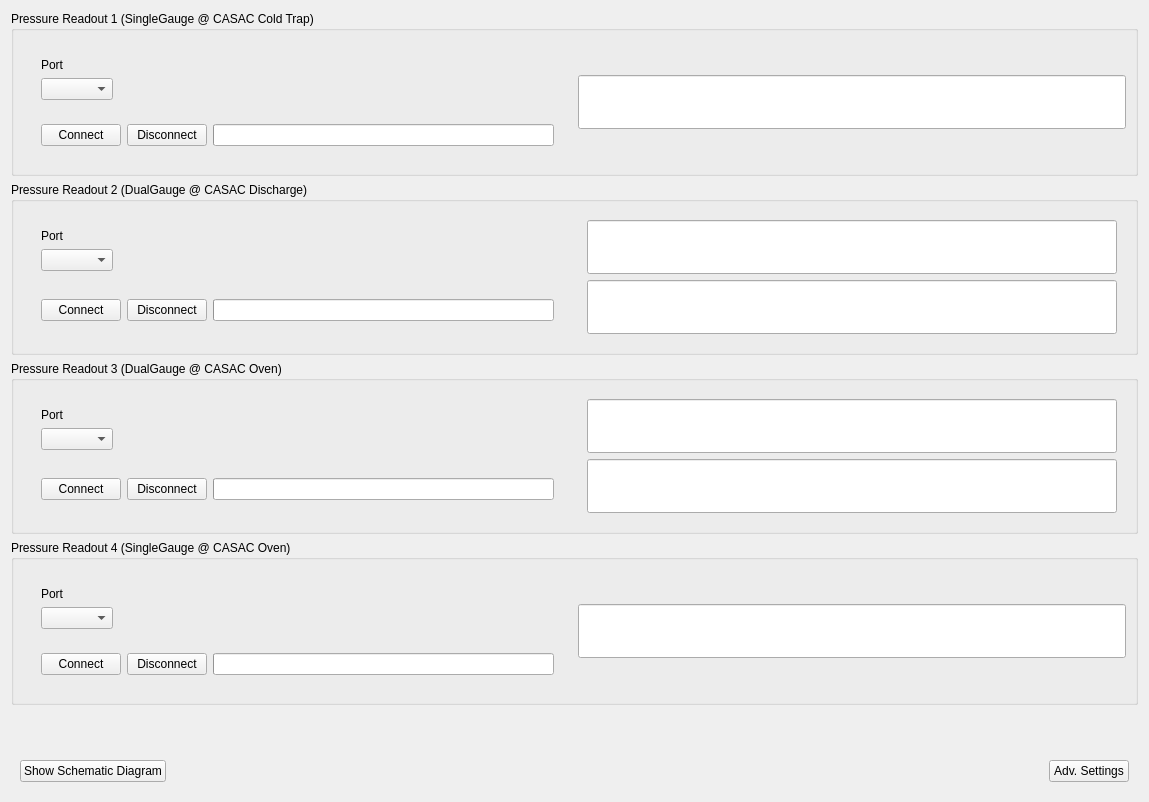
      <widget class="QWidget" name="tab_Pressure">
       <attribute name="title">
        <string>Pressures</string>
       </attribute>
       <attribute name="toolTip">
        <string>&lt;html&gt;&lt;head/&gt;&lt;body&gt;&lt;p&gt;&lt;span style=&quot; font-weight:600;&quot;&gt;CASAC GUI - Pressures&lt;/span&gt;&lt;/p&gt;&lt;p&gt;&lt;span style=&quot; font-style:italic;&quot;&gt;Usage&lt;/span&gt;:&lt;br/&gt;Connect/disconnect/view pressure readouts.&lt;/p&gt;&lt;p&gt;&lt;span style=&quot; font-style:italic;&quot;&gt;Keyboard Shortcuts&lt;/span&gt;:&lt;br/&gt;Escape - Exit the GUI&lt;br/&gt;Ctrl+PgDwn / Ctrl+Tab - Next tab&lt;br/&gt;Ctrl+PgUp / Ctrl+Shift+Tab - Previous tab&lt;/p&gt;&lt;p&gt;&lt;span style=&quot; font-style:italic;&quot;&gt;Mouse Shortcuts&lt;/span&gt;:&lt;br/&gt;(nothing special)&lt;/p&gt;&lt;/body&gt;&lt;/html&gt;</string>
       </attribute>
       <layout class="QVBoxLayout" name="verticalLayout_31">
        <item>
         <widget class="QGroupBox" name="group_PGauge1">
          <property name="title">
           <string>Pressure Readout 1 (SingleGauge @ CASAC Cold Trap)</string>
          </property>
          <layout class="QHBoxLayout" name="horizontalLayout_13">
           <item>
            <widget class="QFrame" name="frame_PGauge1Settings">
             <layout class="QVBoxLayout" name="verticalLayout_24">
              <item>
               <widget class="QFrame" name="frame_PGauge1ConnSettings">
                <layout class="QGridLayout" name="gridLayout_10">
                 <item row="0" column="0">
                  <widget class="QLabel" name="label_PGauge1Port">
                   <property name="text">
                    <string>Port</string>
                   </property>
                  </widget>
                 </item>
                 <item row="1" column="0">
                  <widget class="QComboBox" name="combo_PGauge1Port"/>
                 </item>
                 <item row="1" column="1">
                  <spacer name="horizontalSpacer_11">
                   <property name="orientation">
                    <enum>Qt::Horizontal</enum>
                   </property>
                   <property name="sizeHint" stdset="0">
                    <size>
                     <width>40</width>
                     <height>20</height>
                    </size>
                   </property>
                  </spacer>
                 </item>
                </layout>
               </widget>
              </item>
              <item>
               <widget class="QFrame" name="frame_PGauge1Connection">
                <layout class="QHBoxLayout" name="horizontalLayout_12">
                 <item>
                  <widget class="QPushButton" name="btn_PGauge1Connect">
                   <property name="text">
                    <string>Connect</string>
                   </property>
                  </widget>
                 </item>
                 <item>
                  <widget class="QPushButton" name="btn_PGauge1Disconnect">
                   <property name="text">
                    <string>Disconnect</string>
                   </property>
                  </widget>
                 </item>
                 <item>
                  <widget class="QProgressBar" name="pb_PGauge1Connection">
                   <property name="value">
                    <number>0</number>
                   </property>
                   <property name="textVisible">
                    <bool>false</bool>
                   </property>
                  </widget>
                 </item>
                </layout>
               </widget>
              </item>
             </layout>
            </widget>
           </item>
           <item>
            <widget class="QLineEdit" name="txt_PGauge1Reading">
             <property name="font">
              <font>
               <pointsize>30</pointsize>
              </font>
             </property>
             <property name="maxLength">
              <number>40</number>
             </property>
             <property name="readOnly">
              <bool>true</bool>
             </property>
            </widget>
           </item>
          </layout>
         </widget>
        </item>
        <item>
         <widget class="QGroupBox" name="group_PGauge2">
          <property name="title">
           <string>Pressure Readout 2 (DualGauge @ CASAC Discharge)</string>
          </property>
          <layout class="QHBoxLayout" name="horizontalLayout_14">
           <item>
            <widget class="QFrame" name="frame_PGauge2Settings">
             <layout class="QVBoxLayout" name="verticalLayout_25">
              <item>
               <widget class="QFrame" name="frame_PGauge2ConnSettings">
                <layout class="QGridLayout" name="gridLayout_11">
                 <item row="0" column="0">
                  <widget class="QLabel" name="label_PGauge2Port">
                   <property name="text">
                    <string>Port</string>
                   </property>
                  </widget>
                 </item>
                 <item row="1" column="0">
                  <widget class="QComboBox" name="combo_PGauge2Port"/>
                 </item>
                 <item row="1" column="1">
                  <spacer name="horizontalSpacer_12">
                   <property name="orientation">
                    <enum>Qt::Horizontal</enum>
                   </property>
                   <property name="sizeHint" stdset="0">
                    <size>
                     <width>40</width>
                     <height>20</height>
                    </size>
                   </property>
                  </spacer>
                 </item>
                </layout>
               </widget>
              </item>
              <item>
               <widget class="QFrame" name="frame_PGauge2Connection">
                <layout class="QHBoxLayout" name="horizontalLayout_15">
                 <item>
                  <widget class="QPushButton" name="btn_PGauge2Connect">
                   <property name="text">
                    <string>Connect</string>
                   </property>
                  </widget>
                 </item>
                 <item>
                  <widget class="QPushButton" name="btn_PGauge2Disconnect">
                   <property name="text">
                    <string>Disconnect</string>
                   </property>
                  </widget>
                 </item>
                 <item>
                  <widget class="QProgressBar" name="pb_PGauge2Connection">
                   <property name="value">
                    <number>0</number>
                   </property>
                   <property name="textVisible">
                    <bool>false</bool>
                   </property>
                  </widget>
                 </item>
                </layout>
               </widget>
              </item>
             </layout>
            </widget>
           </item>
           <item>
            <widget class="QFrame" name="frame_PGauge2Settings_4">
             <layout class="QVBoxLayout" name="verticalLayout_27">
              <item>
               <widget class="QLineEdit" name="txt_PGauge2aReading">
                <property name="font">
                 <font>
                  <pointsize>30</pointsize>
                 </font>
                </property>
                <property name="maxLength">
                 <number>40</number>
                </property>
                <property name="readOnly">
                 <bool>true</bool>
                </property>
               </widget>
              </item>
              <item>
               <widget class="QLineEdit" name="txt_PGauge2bReading">
                <property name="font">
                 <font>
                  <pointsize>30</pointsize>
                 </font>
                </property>
                <property name="maxLength">
                 <number>40</number>
                </property>
                <property name="readOnly">
                 <bool>true</bool>
                </property>
               </widget>
              </item>
             </layout>
            </widget>
           </item>
          </layout>
         </widget>
        </item>
        <item>
         <widget class="QGroupBox" name="group_PGauge3">
          <property name="title">
           <string>Pressure Readout 3 (DualGauge @ CASAC Oven)</string>
          </property>
          <layout class="QHBoxLayout" name="horizontalLayout_20">
           <item>
            <widget class="QFrame" name="frame_PGauge3Settings_2">
             <layout class="QVBoxLayout" name="verticalLayout_26">
              <item>
               <widget class="QFrame" name="frame_PGauge3ConnSettings">
                <layout class="QGridLayout" name="gridLayout_14">
                 <item row="0" column="0">
                  <widget class="QLabel" name="label_PGauge3Port">
                   <property name="text">
                    <string>Port</string>
                   </property>
                  </widget>
                 </item>
                 <item row="1" column="0">
                  <widget class="QComboBox" name="combo_PGauge3Port"/>
                 </item>
                 <item row="1" column="1">
                  <spacer name="horizontalSpacer_19">
                   <property name="orientation">
                    <enum>Qt::Horizontal</enum>
                   </property>
                   <property name="sizeHint" stdset="0">
                    <size>
                     <width>40</width>
                     <height>20</height>
                    </size>
                   </property>
                  </spacer>
                 </item>
                </layout>
               </widget>
              </item>
              <item>
               <widget class="QFrame" name="frame_PGauge2Connection_2">
                <layout class="QHBoxLayout" name="horizontalLayout_22">
                 <item>
                  <widget class="QPushButton" name="btn_PGauge3Connect">
                   <property name="text">
                    <string>Connect</string>
                   </property>
                  </widget>
                 </item>
                 <item>
                  <widget class="QPushButton" name="btn_PGauge3Disconnect">
                   <property name="text">
                    <string>Disconnect</string>
                   </property>
                  </widget>
                 </item>
                 <item>
                  <widget class="QProgressBar" name="pb_PGauge3Connection">
                   <property name="value">
                    <number>0</number>
                   </property>
                   <property name="textVisible">
                    <bool>false</bool>
                   </property>
                  </widget>
                 </item>
                </layout>
               </widget>
              </item>
             </layout>
            </widget>
           </item>
           <item>
            <widget class="QFrame" name="frame_PGauge3Settings">
             <layout class="QVBoxLayout" name="verticalLayout_28">
              <item>
               <widget class="QLineEdit" name="txt_PGauge3aReading">
                <property name="font">
                 <font>
                  <pointsize>30</pointsize>
                 </font>
                </property>
                <property name="maxLength">
                 <number>40</number>
                </property>
                <property name="readOnly">
                 <bool>true</bool>
                </property>
               </widget>
              </item>
              <item>
               <widget class="QLineEdit" name="txt_PGauge3bReading">
                <property name="font">
                 <font>
                  <pointsize>30</pointsize>
                 </font>
                </property>
                <property name="maxLength">
                 <number>40</number>
                </property>
                <property name="readOnly">
                 <bool>true</bool>
                </property>
               </widget>
              </item>
             </layout>
            </widget>
           </item>
          </layout>
         </widget>
        </item>
        <item>
         <widget class="QGroupBox" name="group_PGauge4">
          <property name="title">
           <string>Pressure Readout 4 (SingleGauge @ CASAC Oven)</string>
          </property>
          <layout class="QHBoxLayout" name="horizontalLayout_23">
           <item>
            <widget class="QFrame" name="frame_PGauge4Settings">
             <layout class="QVBoxLayout" name="verticalLayout_29">
              <item>
               <widget class="QFrame" name="frame_PGauge4ConnSettings">
                <layout class="QGridLayout" name="gridLayout_15">
                 <item row="0" column="0">
                  <widget class="QLabel" name="label_PGauge4Port">
                   <property name="text">
                    <string>Port</string>
                   </property>
                  </widget>
                 </item>
                 <item row="1" column="0">
                  <widget class="QComboBox" name="combo_PGauge4Port"/>
                 </item>
                 <item row="1" column="1">
                  <spacer name="horizontalSpacer_20">
                   <property name="orientation">
                    <enum>Qt::Horizontal</enum>
                   </property>
                   <property name="sizeHint" stdset="0">
                    <size>
                     <width>40</width>
                     <height>20</height>
                    </size>
                   </property>
                  </spacer>
                 </item>
                </layout>
               </widget>
              </item>
              <item>
               <widget class="QFrame" name="frame_PGauge4Connection">
                <layout class="QHBoxLayout" name="horizontalLayout_24">
                 <item>
                  <widget class="QPushButton" name="btn_PGauge4Connect">
                   <property name="text">
                    <string>Connect</string>
                   </property>
                  </widget>
                 </item>
                 <item>
                  <widget class="QPushButton" name="btn_PGauge4Disconnect">
                   <property name="text">
                    <string>Disconnect</string>
                   </property>
                  </widget>
                 </item>
                 <item>
                  <widget class="QProgressBar" name="pb_PGauge4Connection">
                   <property name="value">
                    <number>0</number>
                   </property>
                   <property name="textVisible">
                    <bool>false</bool>
                   </property>
                  </widget>
                 </item>
                </layout>
               </widget>
              </item>
             </layout>
            </widget>
           </item>
           <item>
            <widget class="QLineEdit" name="txt_PGauge4Reading">
             <property name="font">
              <font>
               <pointsize>30</pointsize>
              </font>
             </property>
             <property name="maxLength">
              <number>40</number>
             </property>
             <property name="readOnly">
              <bool>true</bool>
             </property>
            </widget>
           </item>
          </layout>
         </widget>
        </item>
        <item>
         <spacer name="verticalSpacer_12">
          <property name="orientation">
           <enum>Qt::Vertical</enum>
          </property>
          <property name="sizeHint" stdset="0">
           <size>
            <width>20</width>
            <height>40</height>
           </size>
          </property>
         </spacer>
        </item>
        <item>
         <widget class="QFrame" name="frame">
          <layout class="QHBoxLayout" name="horizontalLayout_18">
           <item>
            <widget class="QPushButton" name="btn_showPGaugeLayout">
             <property name="text">
              <string>Show Schematic Diagram</string>
             </property>
            </widget>
           </item>
           <item>
            <spacer name="horizontalSpacer_17">
             <property name="orientation">
              <enum>Qt::Horizontal</enum>
             </property>
             <property name="sizeHint" stdset="0">
              <size>
               <width>877</width>
               <height>20</height>
              </size>
             </property>
            </spacer>
           </item>
           <item>
            <widget class="QPushButton" name="btn_AdvSettingsPressure">
             <property name="text">
              <string>Adv. Settings</string>
             </property>
            </widget>
           </item>
          </layout>
         </widget>
        </item>
       </layout>
      </widget>
